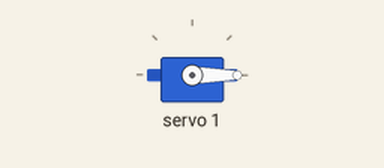
Bench run of a sketch on a simulated Arduino Uno, built with avr-gcc and run on an emulated ATmega328P. Shown: servo. What the sketch prints to the serial monitor is not drawn.

Above: at 0.05 s.
At 1.1 s:
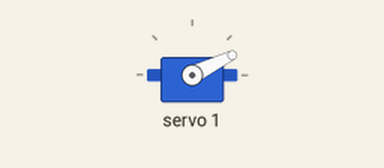
At 2.15 s:
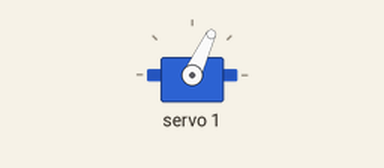
At 4.25 s:
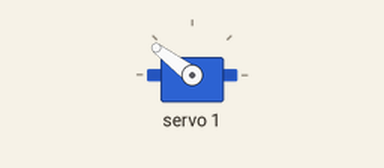
Timing chart, 0 to 5.6 s (numbered marks = the images above):
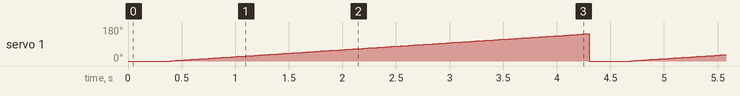

Measured:
- by itself, servo 1: ramps from 0° to 144° and jumps back, once every 4.3 s

The sketch:

Main.ino
```cpp
#include <Wire.h>
#include <Adafruit_PWMServoDriver.h>

Adafruit_PWMServoDriver pwm = Adafruit_PWMServoDriver();

void setup()
{
  // put your setup code here, to run once:
  Serial.begin(9600);
  Serial.println("16 Channel Servo Test!");

  pwm.begin();

  pwm.setPWMFreq(60);
}

void loop()
{

  for (int i = 100; i < 500; i += 1)
  {
    delay(10);

    // Left Eyebrow
    // pwm.setPWM(0, 0, i);
    pwm.setPWM(1, 0, i);

    //
    // pwm.setPWM(2, 0, i);
    // pwm.setPWM(3, 0, i);
    //

    // pwm.setPWM(4, 0, i);
    // pwm.setPWM(5, 0, i);

    //
    // pwm.setPWM(6, 0, i);
    // pwm.setPWM(7, 0, i);
    //

    // pwm.setPWM(8, 0, i);

    //
    // pwm.setPWM(9, 0, i);
    //

    // pwm.setPWM(10, 0, i);
    // pwm.setPWM(11, 0, i);

    //
    // pwm.setPWM(12, 0, i);
    // pwm.setPWM(13, 0, i);
    //

    // pwm.setPWM(14, 0, i);
    // pwm.setPWM(15, 0, i);
  }
}
```
